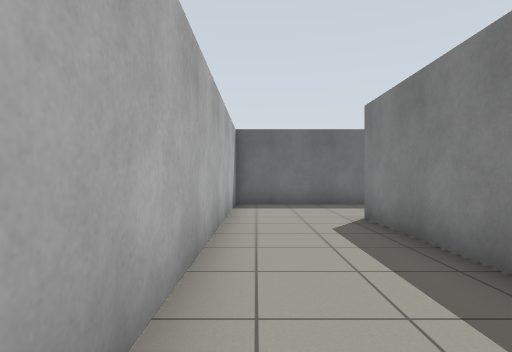
view 1 (above)

16 first-person views from a walk through a world built for the Gazebo simulator. The camera is 0.94 m above the floor, looks level and sees 80° across. The floor is counted in squares, 1 m on a side. Each view is taken from the middle of a square. On the plan, view 1 faces up. The plan holds only what a view shows up to about 11 squares ahead; the rest is blank. The place goes on beyond the plan.

view 2
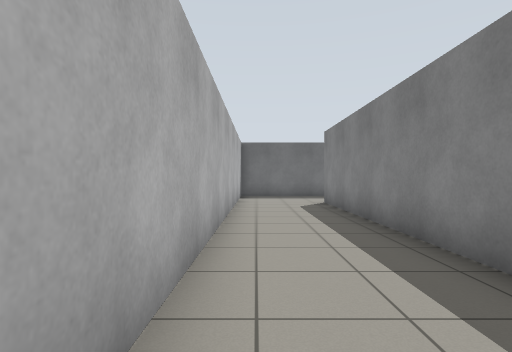

view 3
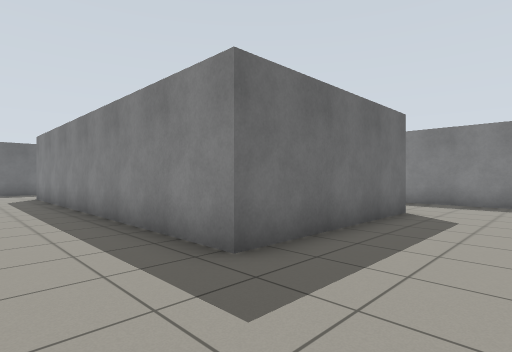

view 4
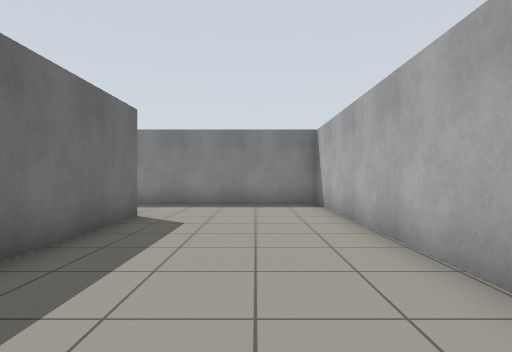

view 5
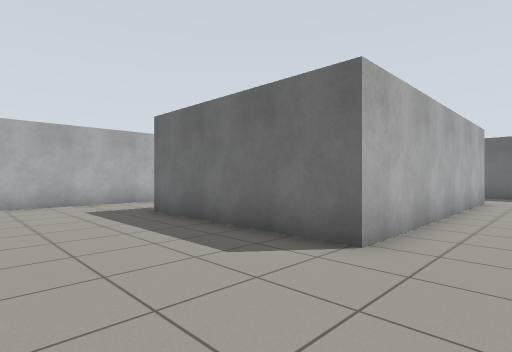

view 6
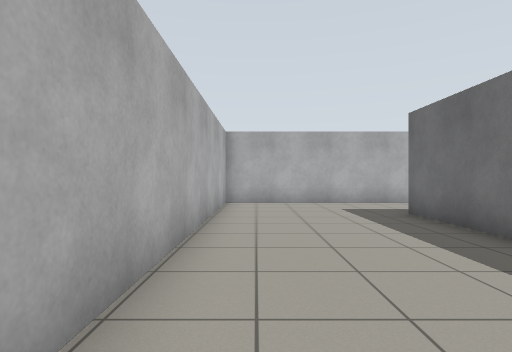

view 7
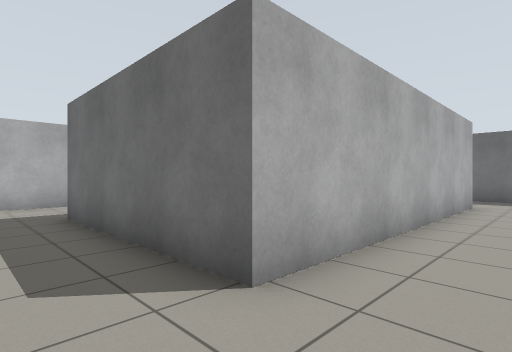

view 8
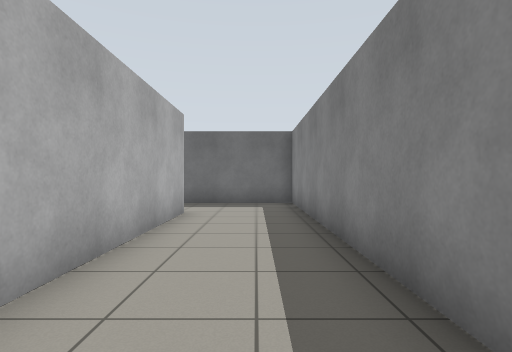

view 9
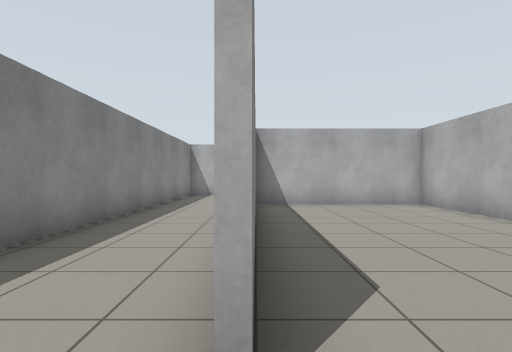

view 10
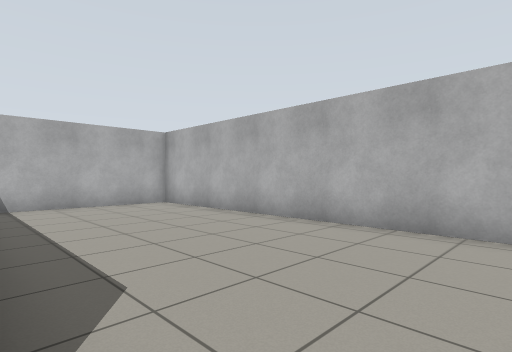

view 11
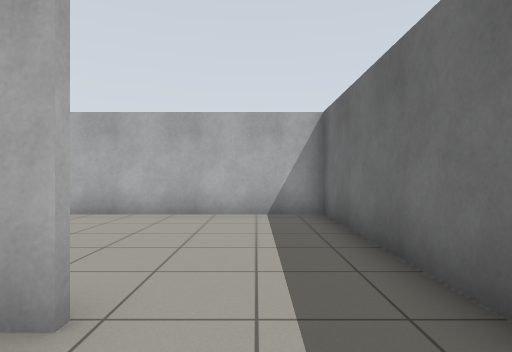

view 12
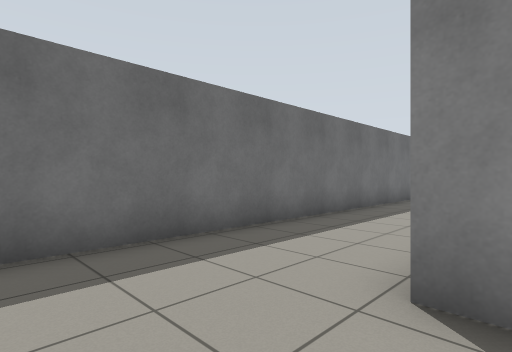

view 13
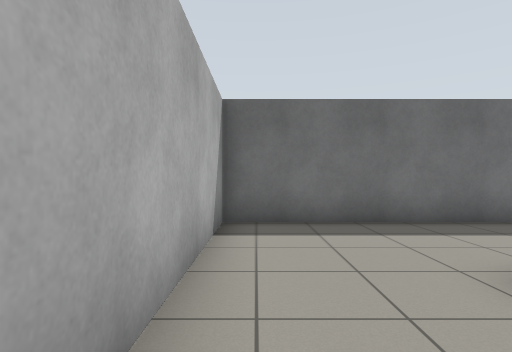

view 14
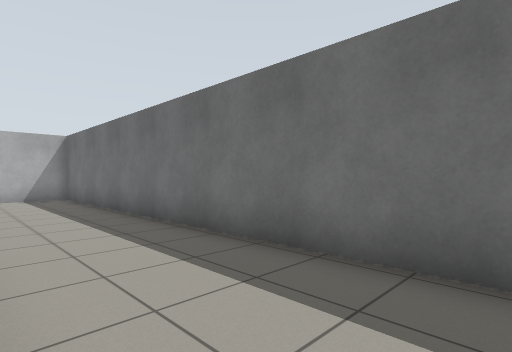

view 15
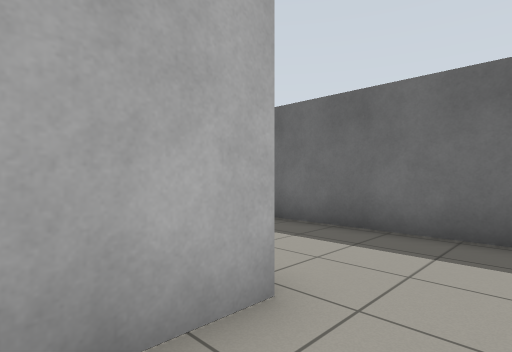

view 16
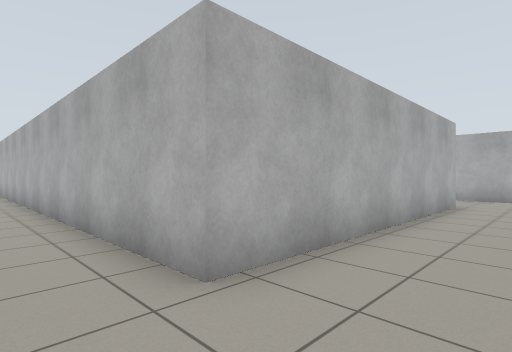

### Floor plan
Ten units are one square. View 1 is at (0, 0); x grows to the right and y downward. Boxes are objects, and circles mark ways between rooms. Rooms are numbered by the first view taken in them; rooms with no view inside come last. Other rooms are left out.
<svg viewBox="-75 -107 207 213">
<path fill="none" stroke="#000" d="M82 -39 82 52 24 52 24 -68 114 -68M127 -102 -7 -102 -7 101 113 101 113 -36M80 -24 80 -39M113 -36 113 -66 26 -66 26 51 80 51M114 -68 114 50"/>
<circle cx="95" cy="-30" r="3" fill="#2a7"/>
<circle cx="125" cy="-70" r="3" fill="#2a7"/>
<text x="90" y="10">1</text>
<text x="60" y="-20">2</text>
<text x="-70" y="50">3</text>
</svg>
Room 1 opens to room 2. Room 1 opens to room 3.

Where each view was taken, in squares from view 1:
view 1: 0 up, 0 right, facing up
view 2: 4 down, 0 right, facing up
view 3: 8 down, 0 right, facing up-right
view 4: 8 down, 1 right, facing right
view 5: 9 down, 10 right, facing up-left
view 6: 9 down, 10 right, facing left
view 7: 7 down, 10 right, facing up-left
view 8: 4 down, 10 right, facing up
view 9: 5 up, 8 right, facing down
view 10: 5 up, 8 right, facing down-left
view 11: 5 up, 10 right, facing left
view 12: 6 up, 0 right, facing up-right
view 13: 4 up, 0 right, facing up
view 14: 7 up, 13 right, facing up-left
view 15: 5 up, 13 right, facing up-left
view 16: 9 up, 13 right, facing down-left
